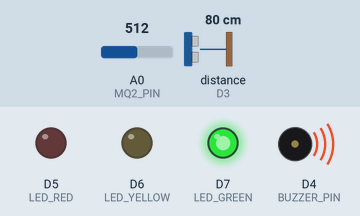
Simulated run of this sketch. Board: Arduino Uno R4 WiFi. On the bench: output pins drawn as LEDs (lit = HIGH), buzzer (waves = sounding, pin HIGH). Wiring (inferred from the names in the program): ultrasonic range finder: trigger D2; echo D3. The test bench sets the inputs (shaded band); at power-on: A0 (MQ2_PIN) = 512, distance to the obstacle (sensor on D3) 80 cm. The echo pulse lasts 58.3 µs per cm; WiFi joins after 1.5 s; servers stay silent unless stated; pins used as bus, display or sensor lines are not drawn; what the sketch prints to the serial monitor is not drawn.

Above: at 2.8 s.
2.9 s: A0 (MQ2_PIN) set to 410
9.3 s: A0 (MQ2_PIN) set to 382
At 11.7 s:
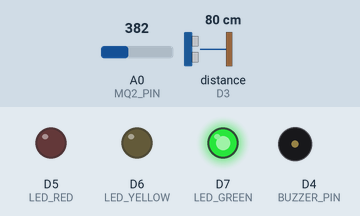
13.2 s: distance to the obstacle (sensor on D3) set to 72 cm
18.5 s: distance to the obstacle (sensor on D3) set to 62 cm
At 20.5 s:
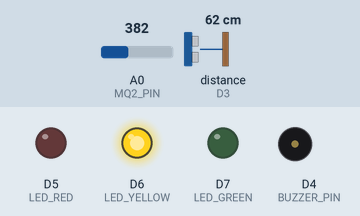
22.4 s: distance to the obstacle (sensor on D3) set to 38 cm
26.3 s: distance to the obstacle (sensor on D3) set to 32 cm
At 30.3 s:
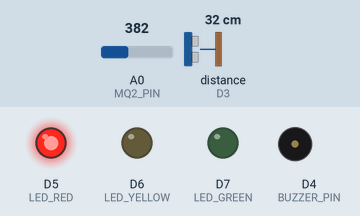
Timing chart, 0 to 31.7 s (numbered marks = the images above; inputs shaded):
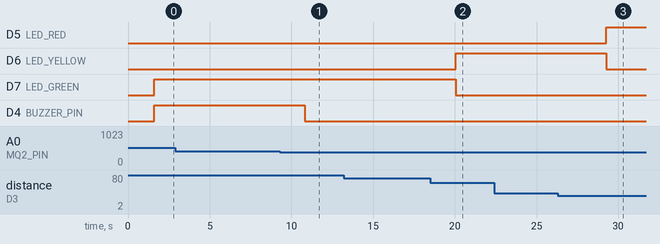

Measured:
- the behaviour switches between 401 and 400 on A0 (MQ2_PIN) (found by bisection; images 0 and 1)
- the behaviour switches between 68 and 67 cm on distance to the obstacle (sensor on D3) (found by bisection; images 1 and 2)
- the behaviour switches between 35 and 34 cm on distance to the obstacle (sensor on D3) (found by bisection; images 2 and 3)
- after the input at 9.3 s, D4 (BUZZER_PIN): HIGH → LOW after 1.5 s
- after the input at 18.5 s, D6 (LED_YELLOW): LOW → HIGH after 1.5 s; D7 (LED_GREEN): HIGH → LOW after 1.5 s
- after the input at 26.3 s, D5 (LED_RED): LOW → HIGH after 3.0 s; D6 (LED_YELLOW): HIGH → LOW after 3.0 s

The sketch:

arduino.ino
```cpp
#include <WiFiS3.h>
WiFiClient client;

// 핀 설정
#define MQ2_PIN A0
#define TRIG_PIN 2
#define ECHO_PIN 3
#define LED_GREEN 7
#define LED_YELLOW 6
#define LED_RED 5
#define BUZZER_PIN 4

// Wi-Fi 및 서버 정보
const char* ssid = "TP-Link_2738";           // 와이파이 이름
const char* password = "88673325";   // 와이파이 비밀번호

// 서버 설정
// Node.js 서버가 실행되는 컴퓨터의 IP 주소를 사용
// ipconfig의 'IPv4 주소' 항목에서 확인
const char* server_ip = "192.168.0.18"; // Node.js 서버 IP 주소
const int port = 3000;                  // 서버 포트

// 설정값
const String location = "3층 A구역";   // 쓰레기통 위치
const int binHeight = 100;            // 쓰레기통 높이(cm)
const int fireThreshold = 400;        // 화재 감지 MQ-2 임계값

// 전역 변수로 클라이언트 연결 상태 관리
bool isConnected = false;
unsigned long lastConnectionAttempt = 0;
const unsigned long RECONNECT_INTERVAL = 5000; // 5초마다 재연결 시도

void setup() {
  Serial.begin(9600);
  Serial.println("\n시스템 시작...");
  Serial.println("WiFi 연결을 시도합니다...");
  Serial.print("SSID: ");
  Serial.println(ssid);

  // 핀모드 설정
  pinMode(TRIG_PIN, OUTPUT);
  pinMode(ECHO_PIN, INPUT);
  pinMode(LED_GREEN, OUTPUT);
  pinMode(LED_YELLOW, OUTPUT);
  pinMode(LED_RED, OUTPUT);
  pinMode(BUZZER_PIN, OUTPUT);

  // 초음파 센서 초기화
  digitalWrite(TRIG_PIN, LOW);
  delay(100); // 초기화를 위한 대기
  Serial.println("핀 모드 설정 완료");

  // WiFi 연결
  WiFi.begin(ssid, password);

  unsigned long startAttemptTime = millis();
  int attempts = 0;

  while (WiFi.status() != WL_CONNECTED && millis() - startAttemptTime < 20000) { // 20초 타임아웃
    if (attempts % 4 == 0) { // 2초마다 상태 출력
      Serial.print("\nWiFi 연결 시도 중... (");
      Serial.print(attempts / 4 + 1);
      Serial.println("번째 시도)");
      Serial.print("현재 상태: ");
      switch(WiFi.status()) {
        case WL_IDLE_STATUS:
          Serial.println("대기 중");
          break;
        case WL_NO_SSID_AVAIL:
          Serial.println("SSID를 찾을 수 없음");
          break;
        case WL_CONNECT_FAILED:
          Serial.println("연결 실패");
          break;
        case WL_CONNECTION_LOST:
          Serial.println("연결 끊김");
          break;
        case WL_DISCONNECTED:
          Serial.println("연결 해제됨");
          break;
        default:
          Serial.println("알 수 없는 상태");
      }
    }
    Serial.print(".");
    delay(500);
    attempts++;
  }

  if (WiFi.status() == WL_CONNECTED) {
    Serial.println("\nWiFi 연결 성공!");
    Serial.print("IP 주소: ");
    Serial.println(WiFi.localIP());
    Serial.print("신호 강도: ");
    Serial.print(WiFi.RSSI());
    Serial.println(" dBm");
  } else {
    Serial.println("\nWiFi 연결 실패!");
    Serial.println("다음 사항을 확인해주세요:");
    Serial.println("1. SSID가 정확한지 확인");
    Serial.println("2. 비밀번호가 정확한지 확인");
    Serial.println("3. WiFi 신호가 충분한지 확인");
  }
}

long getDistance() {
  // 초음파 센서 초기화
  digitalWrite(TRIG_PIN, LOW);
  delayMicroseconds(2);
  digitalWrite(TRIG_PIN, HIGH);
  delayMicroseconds(10);
  digitalWrite(TRIG_PIN, LOW);

  // 에코 신호 대기 (타임아웃 증가)
  long duration = pulseIn(ECHO_PIN, HIGH, 100000); // 타임아웃 100ms로 증가

  // 유효하지 않은 측정값 처리
  if (duration == 0) {
    Serial.println("초음파 센서 측정 실패");
    return -1; // 에러 값 반환
  }

  // 거리 계산 (소리 속도 340m/s = 0.034cm/μs)
  long distance = duration * 0.034 / 2;

  // 비정상적인 거리값 필터링
  if (distance > 400 || distance < 2) { // 2cm ~ 400cm 범위 체크
    Serial.println("비정상적인 거리값 감지");
    return -1;
  }

  return distance;
}

void displayFillLevel(int percent) {
  digitalWrite(LED_GREEN, LOW);
  digitalWrite(LED_YELLOW, LOW);
  digitalWrite(LED_RED, LOW);

  if (percent <= 33) {
    digitalWrite(LED_GREEN, HIGH);    // 0~33%: 거의 비어있음
  } else if (percent <= 66) {
    digitalWrite(LED_YELLOW, HIGH);   // 34~66%: 중간 정도
  } else {
    digitalWrite(LED_RED, HIGH);      // 67~100%: 거의 가득 참
  }
}

void loop() {
  // 1. 센서 값 읽기
  int mq2 = analogRead(MQ2_PIN);
  bool fire = mq2 > fireThreshold;
  Serial.print("MQ2 센서 값: ");
  Serial.println(mq2);

  long distance = getDistance();
  int fillPercent;

  if (distance == -1) {
    Serial.println("거리 측정 실패");
    fillPercent = 0;
  } else {
    fillPercent = constrain((binHeight - distance) * 100 / binHeight, 0, 100);
    Serial.print("거리: ");
    Serial.print(distance);
    Serial.print("cm, 채움률: ");
    Serial.print(fillPercent);
    Serial.println("%");
  }

  // 2. LED 표시
  displayFillLevel(fillPercent);

  // 3. 부저 울림
  digitalWrite(BUZZER_PIN, fire ? HIGH : LOW);

  // 4. 서버 연결 및 데이터 전송
  if (WiFi.status() == WL_CONNECTED) {
    // 연결이 끊어졌거나 처음 연결 시도하는 경우
    if (!isConnected && (millis() - lastConnectionAttempt >= RECONNECT_INTERVAL)) {
      Serial.print("서버 연결 시도 중... (");
      Serial.print(server_ip);
      Serial.print(":");
      Serial.print(port);
      Serial.println(")");

      if (client.connect(server_ip, port)) {
        Serial.println("서버 연결 성공!");
        isConnected = true;
      } else {
        Serial.println("서버 연결 실패");
        lastConnectionAttempt = millis();
      }
    }

    // 연결이 유지되고 있는 경우 데이터 전송
    if (isConnected && client.connected()) {
      String json = "{\"location\":\"" + location +
                    "\",\"fire\":" + (fire ? "true" : "false") +
                    ",\"fill\":" + String(fillPercent) +
                    ",\"mq2\":" + String(mq2) +
                    ",\"distance\":" + String(distance) + "}";
      client.println(json);
      Serial.println("전송됨: " + json);
    } else if (isConnected) {
      // 연결이 끊어진 경우
      Serial.println("서버와의 연결이 끊어짐");
      isConnected = false;
      lastConnectionAttempt = millis();
    }
  } else {
    Serial.println("WiFi 연결 끊김");
    isConnected = false;
  }

  delay(3000); // 3초마다 측정
}
```
